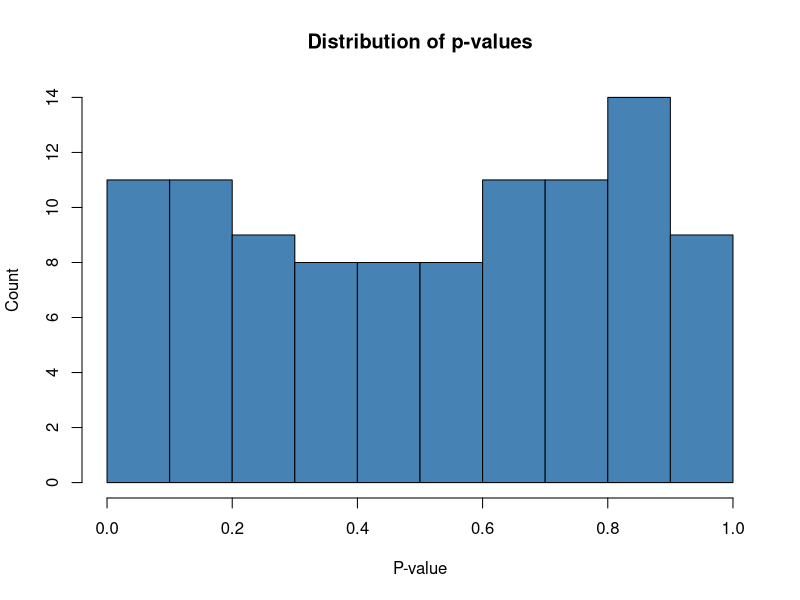

Here is the R script that generated this plot: (Note: this script raises an error after producing the figure.)
## ---- chunk 1
library("dplyr")
library("tidyr")
library("broom")
set.seed(100)
x <- vector()

for (i in 1:100){

        data_set <- data.frame(rnorm(1000), rnorm(1000))

        colnames(data_set) <- c("y","x")

        p_val <- lm(y ~ x, data = data_set) %>% #fitting lm

                broom::tidy() %>%               # getting tidy output

                dplyr::slice(-1) %>%            # removed intercept coef

                dplyr::select(p.value) %>%      # selecting pvalues

                as.numeric()                    # storing data in an
                                                # append friendly way


        x <- append(x, p_val)                   # storing out p-values

}


hist(x,
     col = "steelblue",
     main = "Distribution of p-values",
     # sub = "test",
     xlab = "P-value",
     ylab = "Count")

## ---- chunk 2


x2 <- vector()
double_sig <- 0

for (i in 1:100){

        data_set <- data.frame(rnorm(1000),
                rnorm(1000),
                rnorm(1000)
                )

        colnames(data_set) <- c("y", "x1", "x2")

        #fitting lm
        p_vals <- lm(y ~ x1 + x2, data = data_set) %>%

        # getting tidy output
                broom::tidy() %>%  

        # removed intercept coef        
                dplyr::slice(-1) %>%            

        # selecting pvalues
                dplyr::select(term, p.value)

        if (sum(p_vals$p.val > 0.05) >= 1) {
                var_keep <- which.min(p_vals$p.val) + 1
                data_set <- data_set %>%
                        dplyr::select(c(1,var_keep))

                p_vals <- lm(y ~ ., data = data_set) %>%
                        broom::tidy() %>%
                        dplyr::slice(-1) %>%
                        dplyr::select(p.value) %>%
                        as.numeric()

                x2 <- append(x2, p_vals)
        } else {
                double_sig <- double_sig + 1
        }



}
## ---- chunk 3
length(x2)

hist(x2,
     col = "steelblue",
     main = "Distribution of p-values",
     xlab = "P-values")

double_sig
